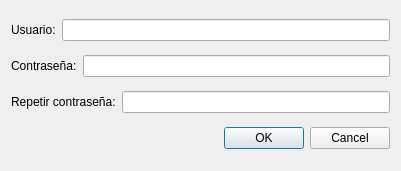
<?xml version="1.0" encoding="UTF-8"?>
<ui version="4.0">
 <class>Dialog</class>
 <widget class="QDialog" name="Dialog">
  <property name="geometry">
   <rect>
    <x>0</x>
    <y>0</y>
    <width>401</width>
    <height>171</height>
   </rect>
  </property>
  <property name="windowTitle">
   <string>Dialog</string>
  </property>
  <layout class="QVBoxLayout" name="verticalLayout">
   <item>
    <layout class="QHBoxLayout" name="horizontalLayout">
     <item>
      <widget class="QLabel" name="label">
       <property name="text">
        <string>Usuario:</string>
       </property>
      </widget>
     </item>
     <item>
      <widget class="QLineEdit" name="lineEdit"/>
     </item>
    </layout>
   </item>
   <item>
    <layout class="QHBoxLayout" name="horizontalLayout_2">
     <item>
      <widget class="QLabel" name="label_2">
       <property name="text">
        <string>Contraseña:</string>
       </property>
      </widget>
     </item>
     <item>
      <widget class="QLineEdit" name="lineEdit_2"/>
     </item>
    </layout>
   </item>
   <item>
    <layout class="QHBoxLayout" name="horizontalLayout_3">
     <item>
      <widget class="QLabel" name="label_3">
       <property name="text">
        <string>Repetir contraseña:</string>
       </property>
      </widget>
     </item>
     <item>
      <widget class="QLineEdit" name="lineEdit_3"/>
     </item>
    </layout>
   </item>
   <item>
    <widget class="QDialogButtonBox" name="buttonBox">
     <property name="orientation">
      <enum>Qt::Horizontal</enum>
     </property>
     <property name="standardButtons">
      <set>QDialogButtonBox::Cancel|QDialogButtonBox::Ok</set>
     </property>
    </widget>
   </item>
  </layout>
 </widget>
 <resources/>
 <connections>
  <connection>
   <sender>buttonBox</sender>
   <signal>accepted()</signal>
   <receiver>Dialog</receiver>
   <slot>accept()</slot>
   <hints>
    <hint type="sourcelabel">
     <x>248</x>
     <y>254</y>
    </hint>
    <hint type="destinationlabel">
     <x>157</x>
     <y>274</y>
    </hint>
   </hints>
  </connection>
  <connection>
   <sender>buttonBox</sender>
   <signal>rejected()</signal>
   <receiver>Dialog</receiver>
   <slot>reject()</slot>
   <hints>
    <hint type="sourcelabel">
     <x>316</x>
     <y>260</y>
    </hint>
    <hint type="destinationlabel">
     <x>286</x>
     <y>274</y>
    </hint>
   </hints>
  </connection>
 </connections>
</ui>
